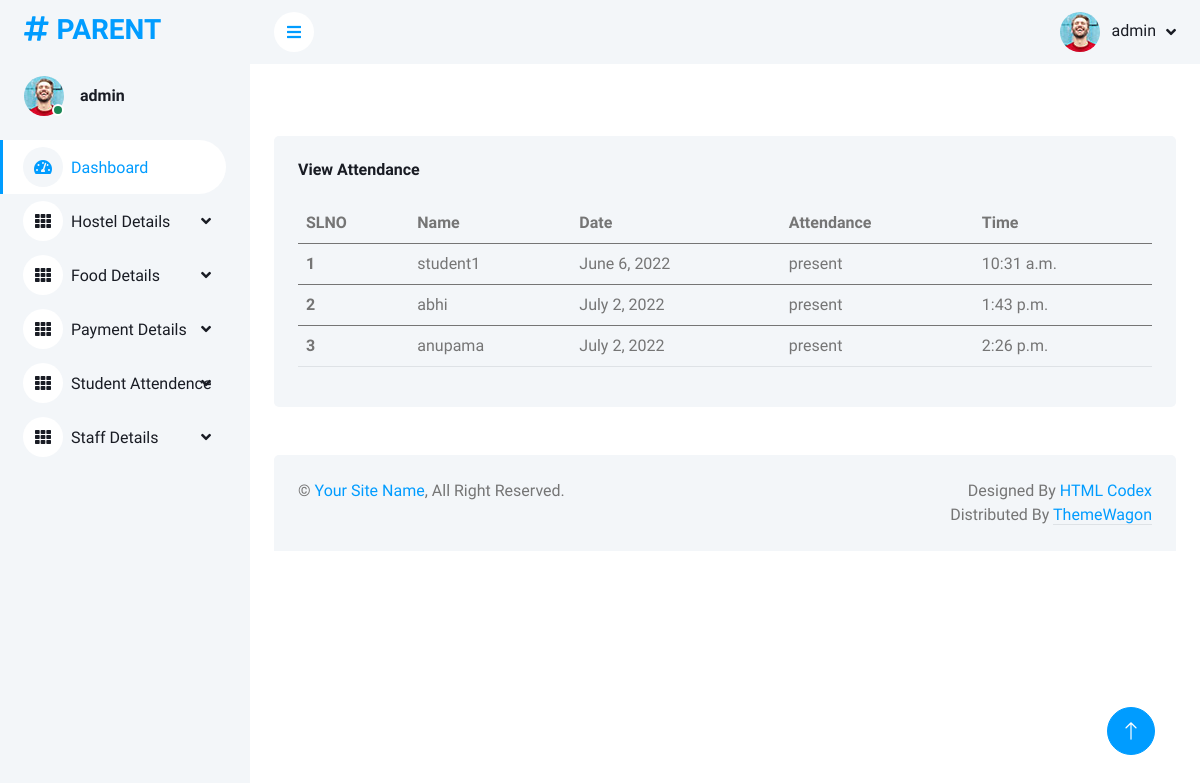
/viewattendance (signed in), run on an earlier commit of the app's database.
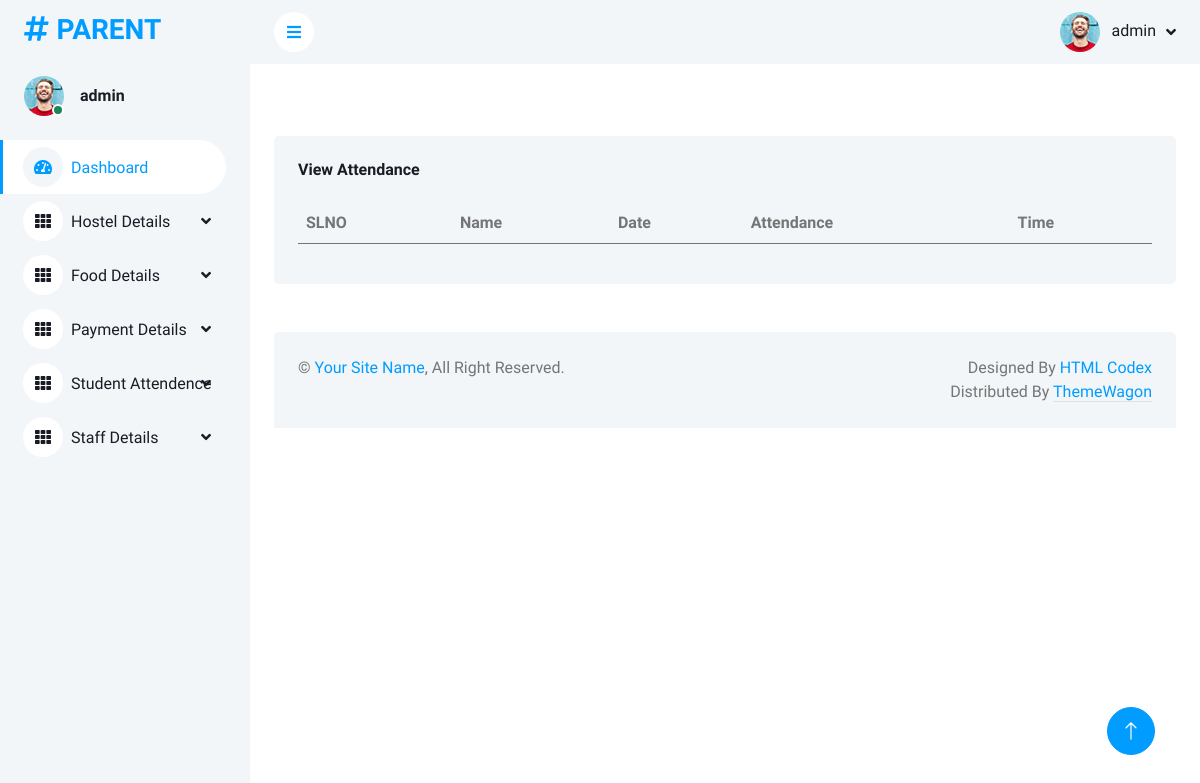
And on a later commit of the database.
### app/models.py (models this page shows, shortened)
class Attendance(models.Model):
    student = models.ForeignKey(Student, on_delete=models.CASCADE, related_name='attendance')
    date = models.DateField()
    attendance = models.CharField(max_length=100)
    time = models.TimeField()

class Student(models.Model):
    user = models.OneToOneField(Login, on_delete=models.CASCADE, primary_key=True, related_name='student')
    name = models.CharField(max_length=50)
    address = models.TextField()
    contact_no = models.IntegerField()
    email = models.EmailField()
    approval_status = models.BooleanField(default=0)
    image = models.ImageField(upload_to='profile', null=True)
    seen = models.BooleanField(default=False)

### app/parentviews.py (the view)
@login_required(login_url='accounts:login')
def view_attendance(request):
    attendances=Attendance.objects.all()
    return render(request,'parent_temp/view_attendance.html',{'attendances':attendances})

### templates/parent_temp/view_attendance.html
<!DOCTYPE html>
{% extends 'parent_temp/parent_home.html' %}
{% block content %}
{% load static %}
<div class="col-12">
    <div class="bg-light rounded h-100 p-4">
        <h6 class="mb-4">View Attendance</h6>
        <div class="table-responsive">
            <table class="table">
                <thead>
                <tr>
                    <th scope="col">SLNO</th>
                    <th scope="col">Name</th>
                    <th scope="col">Date</th>
                    <th scope="col">Attendance</th>
                    <th scope="col">Time</th>
                </tr>
                </thead>
                <tbody>
                {% for i in attendances %}
                <tr>
                    <th scope="row">{{forloop.counter}}</th>
                    <td>{{i.student.name}}</td>
                    <td>{{i.date}}</td>
                    <td>{{i.attendance}}</td>
                    <td>{{i.time}}</td>
                </tr>
                </tbody>
                {% endfor %}
            </table>
        </div>
    </div>
</div>
{% endblock %}

What changed in the data, as far as the page shows it:
removed Attendance: student.name "student1", date "June 6, 2022", attendance "present", time "10:31 a.m."
removed Attendance: student.name "abhi", date "July 2, 2022", attendance "present", time "1:43 p.m."
removed Attendance: student.name "anupama", date "July 2, 2022", attendance "present", time "2:26 p.m."
